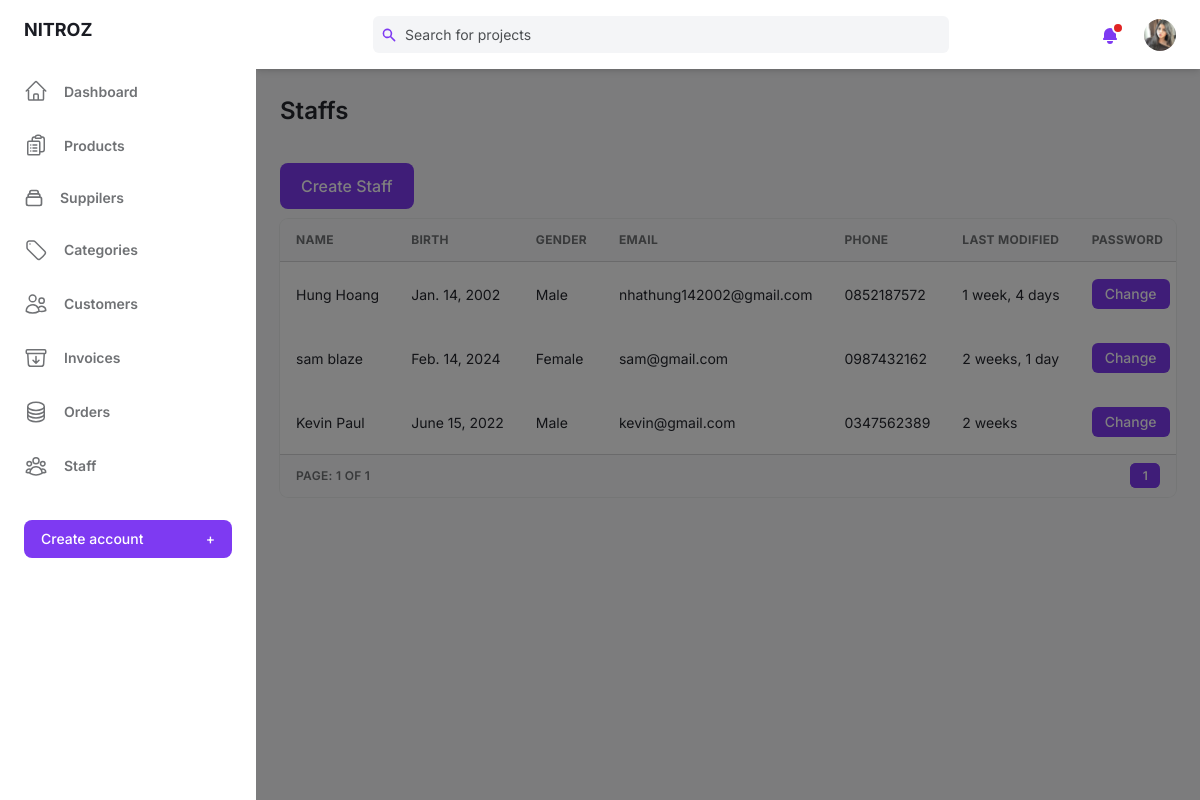
Page /super/staff/ (signed in) on the committed database.
### base/models.py (models this page shows)
class User(AbstractUser):
    birth = models.DateField(blank=True,null=True)
    gender = models.BooleanField(default=False)
    email = models.EmailField(unique=True)
    phone = models.CharField(max_length=10,blank=True,null=True)
    avatar = models.ImageField(null=True,blank=True,upload_to='users/',default= 'users/avatar.svg')
    old_cart = models.CharField(max_length=200, blank=True, null=True)
    updated = models.DateTimeField(auto_now=True)
    created = models.DateTimeField(auto_now_add=True)
    USERNAME_FIELD = 'email'
    REQUIRED_FIELDS = []
    @property
    def ImageURL(self):
        try:
            url = self.avatar.url
        except:
            url = ''
        return url
    objects = CustomUserManager()

### base/views.py (the view)
# urls.py: path('super/staff/', views.staffAdmin, name="staffAdmin"),
@login_required(login_url="/super/login/")
def staffAdmin(request):
    pageView = 'read'
    if request.user.is_superuser:
        if 'q' in request.GET:
            q = request.GET['q']
            mutiple_q = Q( Q(username__icontains=q) |
                        Q(first_name__icontains=q) |
                        Q(last_name__icontains=q) |
                        Q(email__icontains=q))
            user = User.objects.filter(is_staff=True).filter(mutiple_q)
        else:
            user = User.objects.filter(is_staff=True)
        page = Paginator(user, 4)
        page_list = request.GET.get('page')
        page = page.get_page(page_list)
    else:
        messages.error(request, 'You dont have permit to do that!!')
        user = None
        page = None
    context = {'user':user, 'page':page, 'pageView':pageView}
    return render(request, 'base/admin/staff.html', context)

### base/context_processors.py (called while the page is built)
def cart(request):
    return {'cart': Cart(request)}

### base/templates/base/admin/staff.html (shortened to what this page needs)
{% extends "admin/main.html" %}
{% block content %}
{% if request.user.is_superuser %}
<main class="h-full pb-16 overflow-y-auto">
    <div class="container grid px-6 mx-auto">
        {% if pageView == 'read' %}
        <h2 class="my-6 text-2xl font-semibold text-gray-700 dark:text-gray-200">Staffs</h2>
        {% elif pageView == 'add' %}
        <h2 class="my-6 text-2xl font-semibold text-gray-700 dark:text-gray-200">Add Staff</h2>
        {% elif pageView == 'edit' %}
        <h2 class="my-6 text-2xl font-semibold text-gray-700 dark:text-gray-200">Edit Satff</h2>
        {% endif %}
        <div style="margin: 10px 0">
            {% if pageView == 'read' %}
            <button class="px-5 py-3 font-medium leading-5 text-white transition-colors duration-150 bg-purple-600 border border-transparent rounded-lg active:bg-purple-600 hover:bg-purple-700 focus:outline-none focus:shadow-outline-purple">
              <a href="{% url "addStaff" %}">Create Staff</a>
            </button>
            {% else %}
            <button class="px-5 py-3 font-medium leading-5 text-white transition-colors duration-150 bg-purple-600 border border-transparent rounded-lg active:bg-purple-600 hover:bg-purple-700 focus:outline-none focus:shadow-outline-purple">
              <a href="{% url 'staffAdmin' %}">Back to Staffs</a>
            </button>
            {% endif %}
        </div>
      {% if pageView == 'read' %}
      <div class="w-full overflow-hidden rounded-lg shadow-xs">
        <div class="w-full overflow-x-auto">
            <table class="w-full whitespace-no-wrap">
                <thead>
                <tr class="text-xs font-semibold tracking-wide text-left text-gray-500 uppercase border-b dark:border-gray-700 bg-gray-50 dark:text-gray-400 dark:bg-gray-800">
                    <th class="px-4 py-3">Name</th>
                    <th class="px-4 py-3">Birth</th>
                    <th class="px-4 py-3">Gender</th>
                    <th class="px-4 py-3">Email</th>
                    <th class="px-4 py-3">Phone</th>
                    <th class="px-4 py-3">Last Modified</th>
                    <th class="px-4 py-3">Password</th>
                </tr>
                </thead>
                {% for user in page.object_list %}
                <tbody class="bg-white divide-y dark:divide-gray-700 dark:bg-gray-800">
                <tr class="text-gray-700 dark:text-gray-400">
                    <td class="px-4 py-3 text-sm">{{user.first_name}} {{user.last_name}}</td>
                    <td class="px-4 py-3 text-sm">{{user.birth}}</td>
                    {% if user.gender %}
                    <td class="px-4 py-3 text-sm">Male</td>
                    {% else %}
                    <td class="px-4 py-3 text-sm">Female</td>
                    {% endif %}
                    <td class="px-4 py-3 text-sm">{{user.email}}</td>
                    <td class="px-4 py-3 text-sm">{{user.phone}}</td>
                    <td class="px-4 py-3 text-sm">{{user.updated|timesince}}</td>
                    <td class="px-4 py-3 text-sm">
                        <button class="px-3 py-1 text-sm font-medium leading-5 text-white transition-colors duration-150 bg-purple-600 border border-transparent rounded-md active:bg-purple-600 hover:bg-purple-700 focus:outline-none focus:shadow-outline-purple">
                        <a href="{% url "updateStaffPassword" user.id %}" >Change</a></button>
                    </td>
                </tr>
                </tbody>
                {% endfor %}
            </table>
        </div>
        <div
          class="grid px-4 py-3 text-xs font-semibold tracking-wide text-gray-500 uppercase border-t dark:border-gray-700 bg-gray-50 sm:grid-cols-9 dark:text-gray-400 dark:bg-gray-800"
        >
          <span class="flex items-center col-span-3">Page: {{page.number}} of {{page.paginator.num_pages}}</span>
          <span class="col-span-2"></span>
          <span class="flex col-span-4 mt-2 sm:mt-auto sm:justify-end">
            <nav aria-label="Table navigation">
              <ul class="inline-flex items-center">
                {% for num_page in page.paginator.page_range %}
                    {% if num_page == 1 or num_page == page.paginator.num_pages or num_page == page.number or num_page == page.number|add:"-1" or num_page == page.number|add:"-2" or num_page == page.number|add:"1" or num_page == page.number|add:"2" %}
                        {% if page.number == num_page %}
                        <li><a class="px-3 py-1 text-white transition-colors duration-150 bg-purple-600 border border-r-0 border-purple-600 rounded-md focus:outline-none focus:shadow-outline-purple"
                        href="{% url 'staffAdmin' %}?page={{num_page}}{% if request.GET.q %}&q={{ request.GET.q }}{% endif %}">{{num_page}}</a>
                        </li>
                        {% else %}
                        <li><a class="px-3 py-1 rounded-md focus:outline-none focus:shadow-outline-purple"
                        href="{% url 'staffAdmin' %}?page={{num_page}}{% if request.GET.q %}&q={{ request.GET.q }}{% endif %}">{{num_page}}</a>
                        </li>
                        {% endif %}
                    {% elif num_page == page.paginator.num_pages|add:"-1" or num_page == 2 %}
                        <li><span class="px-3 py-1">...</span></li>
                    {% endif %}
                {% endfor %}
              </ul>
            </nav>
          </span>
        </div>
      </div>
      {% endif %}
    </div>
</main>
{% endif %}
{% endblock content %}

### templates/admin/nav.html (shortened to what this page needs)
{% load static %}
<header class="z-10 py-4 bg-white shadow-md dark:bg-gray-800">
  <div class="container flex items-center justify-between h-full px-6 mx-auto text-purple-600 dark:text-purple-300">
    <div class="flex justify-center flex-1 lg:mr-32" style="margin-right:10px;">
      <div
        class="relative w-full max-w-xl mr-6 focus-within:text-purple-500"
      >
        <div class="absolute inset-y-0 flex items-center pl-2">
          <svg
            class="w-4 h-4"
            aria-hidden="true"
            fill="currentColor"
            viewBox="0 0 20 20"
          >
            <path
              fill-rule="evenodd"
              d="M8 4a4 4 0 100 8 4 4 0 000-8zM2 8a6 6 0 1110.89 3.476l4.817 4.817a1 1 0 01-1.414 1.414l-4.816-4.816A6 6 0 012 8z"
              clip-rule="evenodd"
            ></path>
          </svg>
        </div>
        <form>
        <input
          class="w-full pl-8 pr-2 text-sm text-gray-700 placeholder-gray-600 bg-gray-100 border-0 rounded-md dark:placeholder-gray-500 dark:focus:shadow-outline-gray dark:focus:placeholder-gray-600 dark:bg-gray-700 dark:text-gray-200 focus:placeholder-gray-500 focus:bg-white focus:border-purple-300 focus:outline-none focus:shadow-outline-purple form-input"
          type="text"
          placeholder="Search for projects"
          aria-label="Search"
          name = "q"
        /></form>
      </div>
    </div>
    <ul class="flex items-center flex-shrink-0 space-x-6">
      <li class="relative">
        <button
          class="relative align-middle rounded-md focus:outline-none focus:shadow-outline-purple"
          @click="toggleNotificationsMenu"
          @keydown.escape="closeNotificationsMenu"
          aria-label="Notifications"
          aria-haspopup="true"
        >
          <svg
            class="w-5 h-5"
            aria-hidden="true"
            fill="currentColor"
            viewBox="0 0 20 20"
          >
            <path
              d="M10 2a6 6 0 00-6 6v3.586l-.707.707A1 1 0 004 14h12a1 1 0 00.707-1.707L16 11.586V8a6 6 0 00-6-6zM10 18a3 3 0 01-3-3h6a3 3 0 01-3 3z"
            ></path>
          </svg>
          <span
            aria-hidden="true"
            class="absolute top-0 right-0 inline-block w-3 h-3 transform translate-x-1 -translate-y-1 bg-red-600 border-2 border-white rounded-full dark:border-gray-800"
          ></span>
        </button>
      </li>
      <li class="relative">
        <button
          class="align-middle rounded-full focus:shadow-outline-purple focus:outline-none"
          @click="toggleProfileMenu"
          @keydown.escape="closeProfileMenu"
          aria-label="Account"
          aria-haspopup="true"
        >
          {% if request.user.is_authenticated %}
          <img
            class="object-cover w-8 h-8 rounded-full"
            src="{{request.user.ImageURL}}"
            alt=""
            aria-hidden="true"
          />
          {% endif %}
        </button>
      </li>
    </ul>
  </div>
</header>

### rows in the picture
User: user.ImageURL (picture), first_name "Hung", last_name "Hoang", birth "Jan. 14, 2002", gender "Male", email "nhathung142002@gmail.com", phone "0852187572", updated "1 week, 4 days"
User: first_name "sam", last_name "blaze", birth "Feb. 14, 2024", gender "Female", email "sam@gmail.com", phone "0987432162", updated "2 weeks, 1 day"
User: first_name "Kevin", last_name "Paul", birth "June 15, 2022", gender "Male", email "kevin@gmail.com", phone "0347562389", updated "2 weeks"

### other values in the picture
{{ page.number }} "1"
{{ page.paginator.num_pages }} "1"
{{ num_page }} "1"
